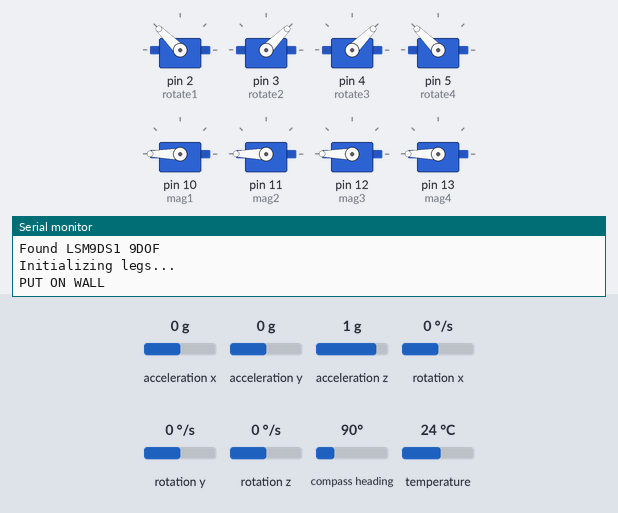
A sketch run on a simulated Arduino Uno, built with avr-gcc and run on an emulated ATmega328P. Parts: 8 × servo, the last lines printed to the serial monitor. The test bench sets the inputs (shaded band); at power-on: acceleration x 0 g, acceleration y 0 g, acceleration z 1 g, rotation x 0 °/s, rotation y 0 °/s, rotation z 0 °/s, compass heading 90°, temperature 24 °C. At 11.3 s the program stops and its outputs stay as they are.

Above: at 0.1 s.
At 10.2 s:
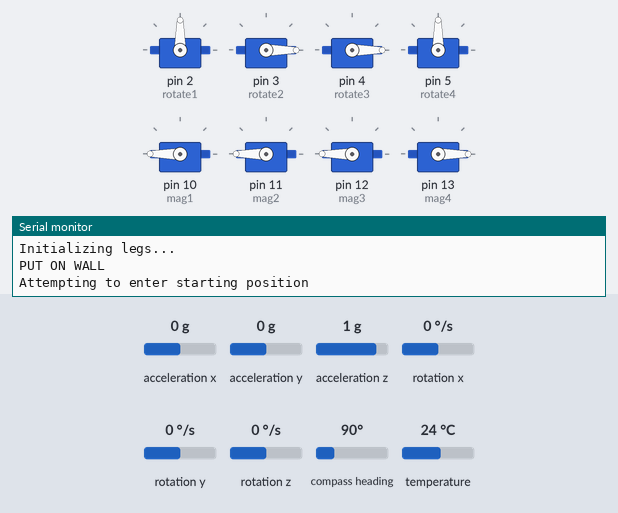
10.3 s: acceleration x set to 0.8 g
At 11.1 s:
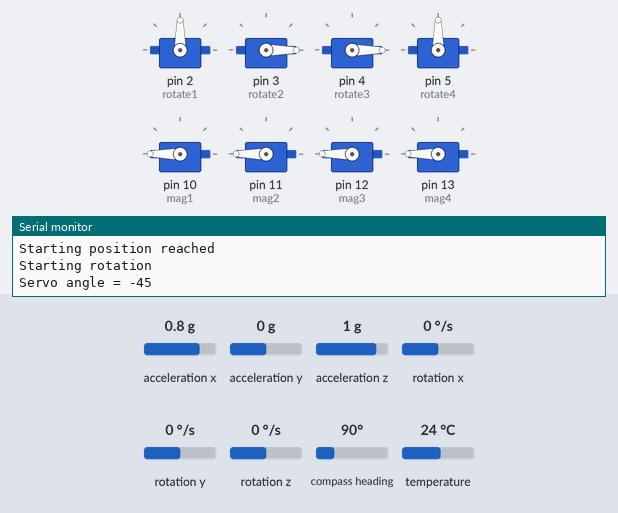
Timing chart, 0 to 12.8 s (numbered marks = the images above; inputs shaded):
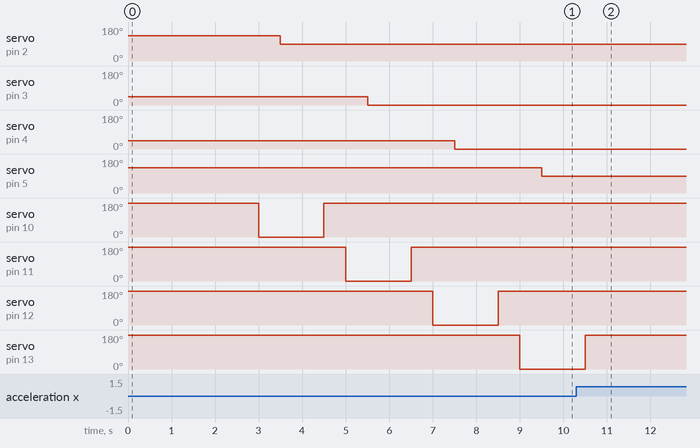

Measured:
- after the input at 10.3 s, servo on pin 2 (rotate1), servo on pin 5 (rotate4): stays 90° (without the input it goes to 93° after 0.92 s); servo on pin 3 (rotate2), servo on pin 4 (rotate3): stays 0° (without the input it goes to 3° after 0.92 s)

The sketch:

rotate.ino
```cpp
#include <Servo.h> // Include the servo library
#include <Wire.h>
#include <SPI.h>
#include <Adafruit_LSM9DS1.h>
#include <Adafruit_Sensor.h>

// create servo objects to control rotation and magnet for each leg
// front left
Servo rotate1;
Servo mag1;
// front right
Servo rotate2;
Servo mag2;
// back left
Servo rotate3;
Servo mag3;
// back right
Servo rotate4;
Servo mag4;

//set up sensor
Adafruit_LSM9DS1 lsm = Adafruit_LSM9DS1();
#define LSM9DS1_SCK A5
#define LSM9DS1_MISO 12
#define LSM9DS1_MOSI A4
#define LSM9DS1_XGCS 6
#define LSM9DS1_MCS 5

int bAngle = -45; // backward angle
int desired_angle = -20; // forward angle
int robot_angle = 0;

int magOn = 180; // mag on angle
int magOff = 0; // mag off angle

void setupSensor()
{
  lsm.setupAccel(lsm.LSM9DS1_ACCELRANGE_2G);
  lsm.setupMag(lsm.LSM9DS1_MAGGAIN_4GAUSS);
  lsm.setupGyro(lsm.LSM9DS1_GYROSCALE_245DPS);
}

int to1(int angle) {
  return angle + 135;
}

int to2(int angle) {
  return angle + 45;
}

int to3(int angle) {
  return angle + 45;
}

int to4(int angle) {
  return angle + 135;
}

void setup() {
  // initialize serial communications at 9600 bps:
  Serial.begin(9600);

  // Try to initialise and warn if we couldn't detect the chip
  if (!lsm.begin())
  {
    Serial.println("Unable to initialize the LSM9DS1. Check your wiring!");
    while (1);
  }
  Serial.println("Found LSM9DS1 9DOF");
  setupSensor();

  rotate1.attach(2);
  rotate2.attach(3);
  rotate3.attach(4);
  rotate4.attach(5);

  mag1.attach(10);
  mag2.attach(11);
  mag3.attach(12);
  mag4.attach(13);

  mag1.write(magOn);
  mag2.write(magOn);
  mag3.write(magOn);
  mag4.write(magOn);

//  robot_angle = getRobotAngle();
  robot_angle = 0;

  Serial.println("Initializing legs...");
  rotate1.write(to1(0));
  rotate2.write(to2(0));
  rotate3.write(to3(0));
  rotate4.write(to4(0));
  Serial.println("PUT ON WALL");
  Serial.println("");
  delay(3000);
}

float getRobotAngle() {
  //get a new sensor event
  sensors_event_t a, m, g, temp;
  lsm.getEvent(&a, &m, &g, &temp);

  float x_accel = a.acceleration.x;

  Serial.print("x_accel = "); Serial.println(x_accel);
  float x_amt = x_accel/(10);
  Serial.print("x_amt = "); Serial.println(x_amt);
  if (x_amt < -1) {
    x_amt = -1;
  }
  if (x_amt > 1) {
    x_amt = 1;
  }
  float current_angle = asin(x_amt)*-180/M_PI;
  Serial.print("current angle = "); Serial.println(current_angle);
  Serial.println("");

  return current_angle;
}

void enterStartingPosition() {
  Serial.println("Attempting to enter starting position");
  if (robot_angle < desired_angle) {
    bAngle = -bAngle;
  }

  mag1.write(magOff);
  delay(500);
  rotate1.write(to1(bAngle));
  delay(1000);
  mag1.write(magOn);
  delay(500);

  mag2.write(magOff);
  delay(500);
  rotate2.write(to2(bAngle));
  delay(1000);
  mag2.write(magOn);
  delay(500);

  mag3.write(magOff);
  delay(500);
  rotate3.write(to3(bAngle));
  delay(1000);
  mag3.write(magOn);
  delay(500);

  mag4.write(magOff);
  delay(500);
  rotate4.write(to4(bAngle));
  delay(1000);
  mag4.write(magOn);
  delay(500);

  Serial.println("Starting position reached");
  Serial.println("");
}

void loop() {
  enterStartingPosition();

  Serial.println("Starting rotation");

//  robot_angle = getRobotAngle();
  int servo_angle = bAngle;
  robot_angle = 0;

  if (robot_angle < desired_angle) {
    while (robot_angle <= desired_angle) {
      Serial.print("Servo angle = "); Serial.println(servo_angle);
      Serial.println(to1(servo_angle));
      rotate1.write(to1(servo_angle));
      rotate2.write(to2(servo_angle));
      rotate3.write(to3(servo_angle));
      rotate4.write(to4(servo_angle));
      servo_angle -= 3;
      delay(200);
      robot_angle = getRobotAngle();
    }
  } else {
    while (robot_angle >= desired_angle) {
      Serial.print("Servo angle = "); Serial.println(servo_angle);
      rotate1.write(to1(servo_angle));
      rotate2.write(to2(servo_angle));
      rotate3.write(to3(servo_angle));
      rotate4.write(to4(servo_angle));
      servo_angle += 3;
      delay(200);
      robot_angle = getRobotAngle();
    }
  }

  Serial.println("MADE IT!");
  Serial.print("Desired angle = "); Serial.println(desired_angle);
  Serial.print("Current angle = "); Serial.println(robot_angle);
  while (1) {}
}
```
